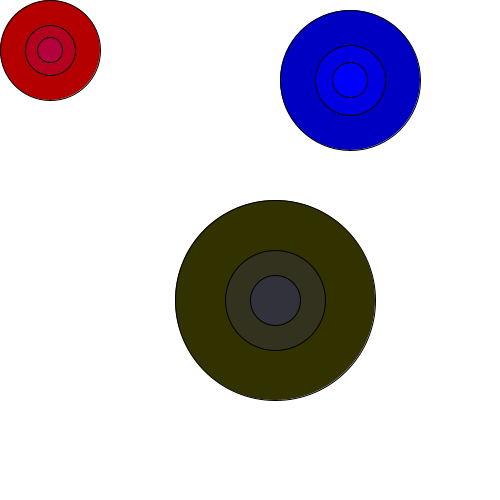
Frame 1 (no input)
Frame 60 (the mouse pressed at the canvas centre just before this capture): identical to frame 1, image omitted
Frame 120 (the mouse held since frame 60 and released just before this capture): identical to frame 1, image omitted

The Processing sketch that drew this single still picture (run headless with seeded random() and noise(); from frame 60 on, the mouse is pressed at the canvas centre):

// Processing sketch: Function_Refactoring_V2
// ── Function_Refactoring_V2.pde
/* 

Hello and welcome to the Function Refactoring Assignment Question!


---------- PATTERN RECOGNITION IN FILE -------------------

- each circle has the same (x,y) coordinates for the outer, inner and most inner circle. 
- each triple circle shape consists of 3 individual circles (outer circle, inner circle, most inner circle)
- the inner circles are consistently relative to the size of the outer circle (ie. inner circle is half of the outer, then the innermost circle is 1/4 of the outer). 
- instead of calling the ellipse() function 9 times to create the 3 triple circle shapes, you can instead absract it to a function and only call it 3 times.
- each circle follows the same color pattern: outer circle = dark, inner circle = medium, most inner circle = light (either red, blue or green). 
- next there are 3 overall triple circle shape sizes (big, medium and large) - meaning the user can choose how big they want their overall shape to be
- each circle color gradient increases by 30 or 60

----- HOW THE drawOneTripleCircle(); FUNCTION GENERALIZES AND HIDES DETAILS -------

1) Generalize 
- The function generalizes the overall circle size which then determines the actual diameter via variables when the function is called.  
- The function helps to break down the desired shapes + colours into: (x,y) coordinates, overall circle size, and then the colours you're looking for. 
- Example: instead of drawing multiple and specific circles, I have generalized / abstracted this into a function so the user can simply select where they want 
to place the circle at their desired (x,y) coordinate, how big they want the circle (big, medium, small), and what 3 colours they want the circle to have. 
- I have generalized the number of colours down from 9 to 3 choices (red + green + blue). 
- I have also removed the color codes and instead leveraged variable names to more clearly state the name of each color. 
- The new function more clearly states the sizes of each circle instead of circle 1, 2, and 3. Making it easier to scan the code and understand what is happening and where.
- Finally, I've reduced the reptition whe nit comes to the (x,y) coordinates of each circle, since each of the 3 circles within one triple circle are the same. 

2) Hide Details 
- The drawOneTripleCircle() function hides the details of 3 separate ellipse() required to make one triple circle. Reducing the number of ellipse functions from 9 to one overall function.
- The function also hides the color codes of each of the fill(); functions for each of the circles and simplifying the gradients by adding +30 or +60 to the color code
- I've hidden the details of the various diameters of each circle, and instead made them into relative formulas to simplify the code more.


----------EXPLANATION OF drawOneTripleCircle(); FUNCTION ---------------------

=== Location of Circles ===

You as the user have the opportunity to choose where you want the triple circle shape to be placed. 
Simply choose an x and y coordinate to place the circle where you want it to be. 


=== Circle Sizes ===

Each triple circle shape consists of 3 circles (outer, inner, and inner most circle). 
You as the user have a choice to make this overall triple circle shape big, medium or small. 


=== Colours ===

Each triple circle can either be red, blue or green! You choose which color you want for your circle and the gradient will be calculated for you. 

*/


//Choose your color for your circle!
color circleColorRed = color(180, 0, 0);  // baseline color, dark red
color circleColorBlue = color(0, 0, 195); // baseline color, dark blue 
color circleColorGreen = color(50, 50, 0); // baseline color, dark green 


//the user requests how big they'd like their circle. These are variables for the available sizes available.  
int bigCircleRequest = 200;
int mediumCircleRequest = 140;
int smallCircleRequest = 100;
  

void setup()
{
  size(500,500);
}

void draw()
{
  
  background(255);
  
  drawOneTripleCircle(50, 50, smallCircleRequest, circleColorRed);
  drawOneTripleCircle(350, 80, mediumCircleRequest, circleColorBlue);
  drawOneTripleCircle(275, 300, bigCircleRequest, circleColorGreen);

}


void drawOneTripleCircle(int circleX, int circleY, int overallCircleSize, color circleColor)
{
    
  int outerCircleDiameter = overallCircleSize;
  
  //big circle 
  fill(circleColor);
  ellipse(circleX, circleY, outerCircleDiameter, outerCircleDiameter);
  
  //medium circle 
  fill(circleColor+30);
  ellipse(circleX, circleY, outerCircleDiameter/2, outerCircleDiameter/2);
  
  //small circle 
  fill(circleColor+60);
  ellipse(circleX, circleY, outerCircleDiameter/4, outerCircleDiameter/4);

}
